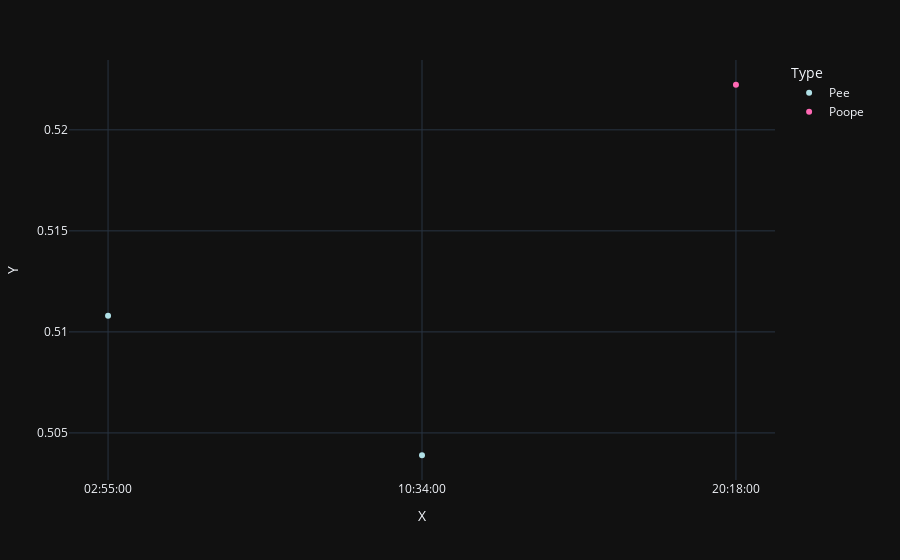

Notebook code for this chart:
### Code cell
colors = dict(matplotlib.colors.cnames.items())
hex_colors = tuple(colors.values())
colors = choices(hex_colors, k=2)

dt = 100 / df.index.size + 2
cur_df = df.copy()
cur_df['Y'] = np.random.random(df.index.size) / dt + 0.5
cur_df['X'] = df['Date'].dt.time
cur_df = cur_df.sort_values('X')
fig = px.scatter(data_frame=cur_df, y='Y', x='X', color='Type')

fig.update_layout(
    margin=dict(
        l=50,
        r=125,
    ),
)

for i, color in enumerate(colors):
    fig.data[i].marker.color = color

fig.show()

### Figure 1 — Plotly figure (JSON) as saved in the notebook; plotly's stock layout.template omitted (floating-point values rounded to 4 significant figures)
{"data": [{"hovertemplate": "Type=Pee<br>X=%{x}<br>Y=%{y}<extra></extra>", "legendgroup": "Pee", "marker": {"color": "#B0E0E6", "symbol": "circle"}, "mode": "markers", "name": "Pee", "orientation": "v", "showlegend": true, "x": ["02:55:00", "10:34:00"], "xaxis": "x", "y": [0.5108, 0.5039], "yaxis": "y", "type": "scatter"}, {"hovertemplate": "Type=Poope<br>X=%{x}<br>Y=%{y}<extra></extra>", "legendgroup": "Poope", "marker": {"color": "#FF69B4", "symbol": "circle"}, "mode": "markers", "name": "Poope", "orientation": "v", "showlegend": true, "x": ["20:18:00"], "xaxis": "x", "y": [0.5222], "yaxis": "y", "type": "scatter"}], "layout": {"xaxis": {"anchor": "y", "domain": [0.0, 1.0], "title": {"text": "X"}}, "yaxis": {"anchor": "x", "domain": [0.0, 1.0], "title": {"text": "Y"}}, "legend": {"title": {"text": "Type"}, "tracegroupgap": 0}, "margin": {"t": 60, "l": 50, "r": 125}}}
